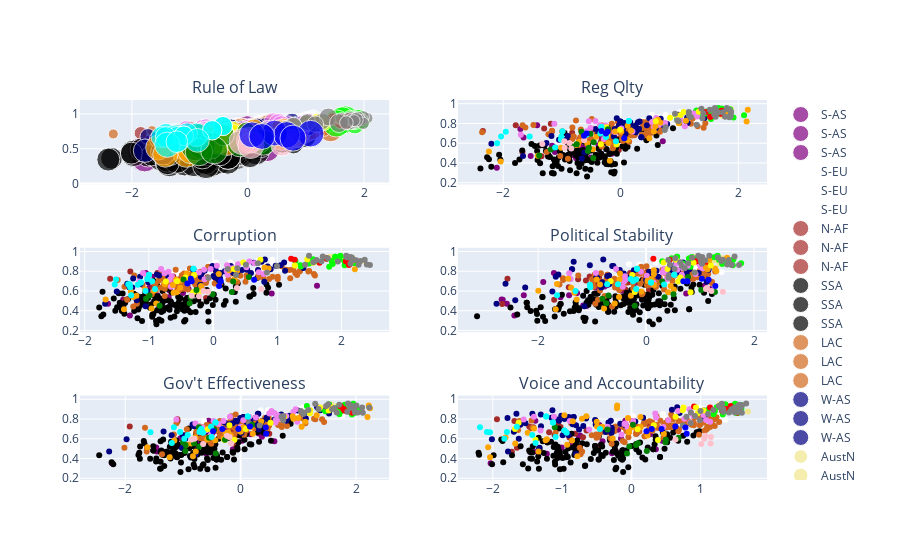

The cell this chart's notebook holds for it:
### Markdown cell above
### HUMAN DEVELOPMENT AND INSTITUTIONAL QUALITY

### Code cell
colormap1 = {'S-AS':"purple", 'N-EU':"gray", 'S-EU':"white", 'N-AF':"brown", 'Polynesia':"blue", 'SSA':"black", 'LAC':"chocolate",
       'W-AS':"navy", 'AustN':"khaki", 'W-EU':"lime", 'E-EU':"violet", 'N-AM':"red", 'SE-AS':"orange", 'E-AS':"yellow",
       'Melanesia':"green", 'Micronesia':"pink", 'C-AS':"cyan"}
fig1 = px.scatter(MERGED3[~MERGED3["RULELAW"].isnull()&((MERGED3["Year"]==2000)|
                                (MERGED3["Year"]==2010)|(MERGED3["Year"]==2019))&(~MERGED3["RURALPOP"].isnull())], 
                  x="RULELAW", y="shdi", 
                 color="sub_continent_j", facet_row="Year",hover_name="Country Code_x",size="RURALPOP",
                 labels={"RULELAW":"Rule of Law","shdi":"HDI"},
                 color_discrete_map=colormap1)
fig2 = px.scatter(MERGED3[~MERGED3["REGQLTY"].isnull()&((MERGED3["Year"]==2000)|
                                (MERGED3["Year"]==2010)|(MERGED3["Year"]==2019))&(~MERGED3["RURALPOP"].isnull())],
                  x="REGQLTY", y="shdi", 
                 color="sub_continent_j", facet_row="Year",hover_name="Country Code_x",#size="RURALPOP",
                 labels={"REGQLTY":"Reg Qlty","shdi":"HDI"},
                 color_discrete_map=colormap1)
fig3 = px.scatter(MERGED3[~MERGED3["CORRUP"].isnull()&((MERGED3["Year"]==2000)|
                                (MERGED3["Year"]==2010)|(MERGED3["Year"]==2019))&(~MERGED3["RURALPOP"].isnull())], 
                  x="CORRUP", y="shdi", 
                 color="sub_continent_j", facet_row="Year",hover_name="Country Code_x",#size="RURALPOP",
                 labels={"CORRUP":"Corruption","shdi":"HDI"},
                 color_discrete_map=colormap1)
fig4 = px.scatter(MERGED3[~MERGED3["POLSTA"].isnull()&((MERGED3["Year"]==2000)|
                                (MERGED3["Year"]==2010)|(MERGED3["Year"]==2019))&(~MERGED3["RURALPOP"].isnull())], 
                  x="POLSTA", y="shdi", 
                 color="sub_continent_j", facet_row="Year",hover_name="Country Code_x",#size="RURALPOP",
                 labels={"POLSTA":"Political Stability","shdi":"HDI"},
                 color_discrete_map=colormap1)
fig5 = px.scatter(MERGED3[~MERGED3["GOVEFFE"].isnull()&((MERGED3["Year"]==2000)|
                                (MERGED3["Year"]==2010)|(MERGED3["Year"]==2019))&(~MERGED3["RURALPOP"].isnull())], 
                  x="GOVEFFE", y="shdi", 
                 color="sub_continent_j", facet_row="Year",hover_name="Country Code_x",#size="RURALPOP",
                 labels={"GOVEFFE":"Gov't Effectiveness","shdi":"HDI"},
                 color_discrete_map=colormap1)
fig6 = px.scatter(MERGED3[~MERGED3["VOICE"].isnull()&((MERGED3["Year"]==2000)|
                                (MERGED3["Year"]==2010)|(MERGED3["Year"]==2019))&(~MERGED3["RURALPOP"].isnull())], 
                  x="VOICE", y="shdi", 
                 color="sub_continent_j", facet_row="Year",hover_name="Country Code_x",#size="RURALPOP",
                 labels={"VOICE":"Voice","shdi":"HDI"},
                 color_discrete_map=colormap1)

fig = make_subplots(rows=3, cols=2,subplot_titles=["Rule of Law","Reg Qlty","Corruption","Political Stability",
                                                   "Gov't Effectiveness","Voice and Accountability"],
                    #vertical_spacing =.08, 
                    row_heights=[400,400,400])

for d in fig1._data_objs:
    fig.add_trace((go.Scatter(marker=d["marker"], mode=d["mode"],#showlegend=d["showlegend"],#stackgroup=True,
                              orientation=d["orientation"],#legendgroup=d["legendgroup"],
                              #xaxis=d["xaxis"],yaxis=d["yaxis"],
                              x=d["x"],y=d["y"],x0=d["x0"],y0=d["y0"],
                              hovertemplate=d["hovertemplate"],name = d["name"])), row=1, col=1)
        
for d in fig2.data:
    fig.add_trace((go.Scatter(x=d["x"], y=d["y"],marker=d["marker"],mode=d["mode"],showlegend=d["showlegend"],
                              orientation=d["orientation"],#legendgroup=["legendgroup"],
                              #xaxis=d["xaxis"],yaxis=d["yaxis"],
                              hovertemplate=d["hovertemplate"], name = d["name"])), row=1, col=2)
for d in fig3.data:
    fig.add_trace((go.Scatter(x=d["x"], y=d["y"],marker=d["marker"],mode=d["mode"],showlegend=d["showlegend"],
                              orientation=d["orientation"],#legendgroup=["legendgroup"],
                              #xaxis=d["xaxis"],yaxis=d["yaxis"],
                              hovertemplate=d["hovertemplate"], name = d["name"])), row=2, col=1)
for d in fig4.data:
    fig.add_trace((go.Scatter(x=d["x"], y=d["y"],marker=d["marker"],mode=d["mode"],showlegend=d["showlegend"],
                              orientation=d["orientation"],#legendgroup=["legendgroup"],
                              #xaxis=d["xaxis"],yaxis=d["yaxis"],
                              hovertemplate=d["hovertemplate"], name = d["name"])), row=2, col=2)    
for d in fig5.data:
    fig.add_trace((go.Scatter(x=d["x"], y=d["y"],marker=d["marker"],mode=d["mode"],showlegend=d["showlegend"],
                              orientation=d["orientation"],#legendgroup=["legendgroup"],
                              #xaxis=d["xaxis"],yaxis=d["yaxis"],
                              hovertemplate=d["hovertemplate"], name = d["name"])), row=3, col=1)  
for d in fig6.data:
    fig.add_trace((go.Scatter(x=d["x"], y=d["y"],marker=d["marker"],mode=d["mode"],showlegend=d["showlegend"],
                              orientation=d["orientation"],#legendgroup=["legendgroup"],
                              #xaxis=d["xaxis"],yaxis=d["yaxis"],
                              hovertemplate=d["hovertemplate"], name = d["name"])), row=3, col=2)  
fig.update_yaxes(matches=None)
fig.update_xaxes(matches=None)
fig.update_xaxes(matches=None)
fig.write_html("G:\SUBMISSIONNNNNN\GRAPHS AND PICTURES\INSTITUTIONAL_QUALITY_HDI_WORLDALL.html")
fig.show()
